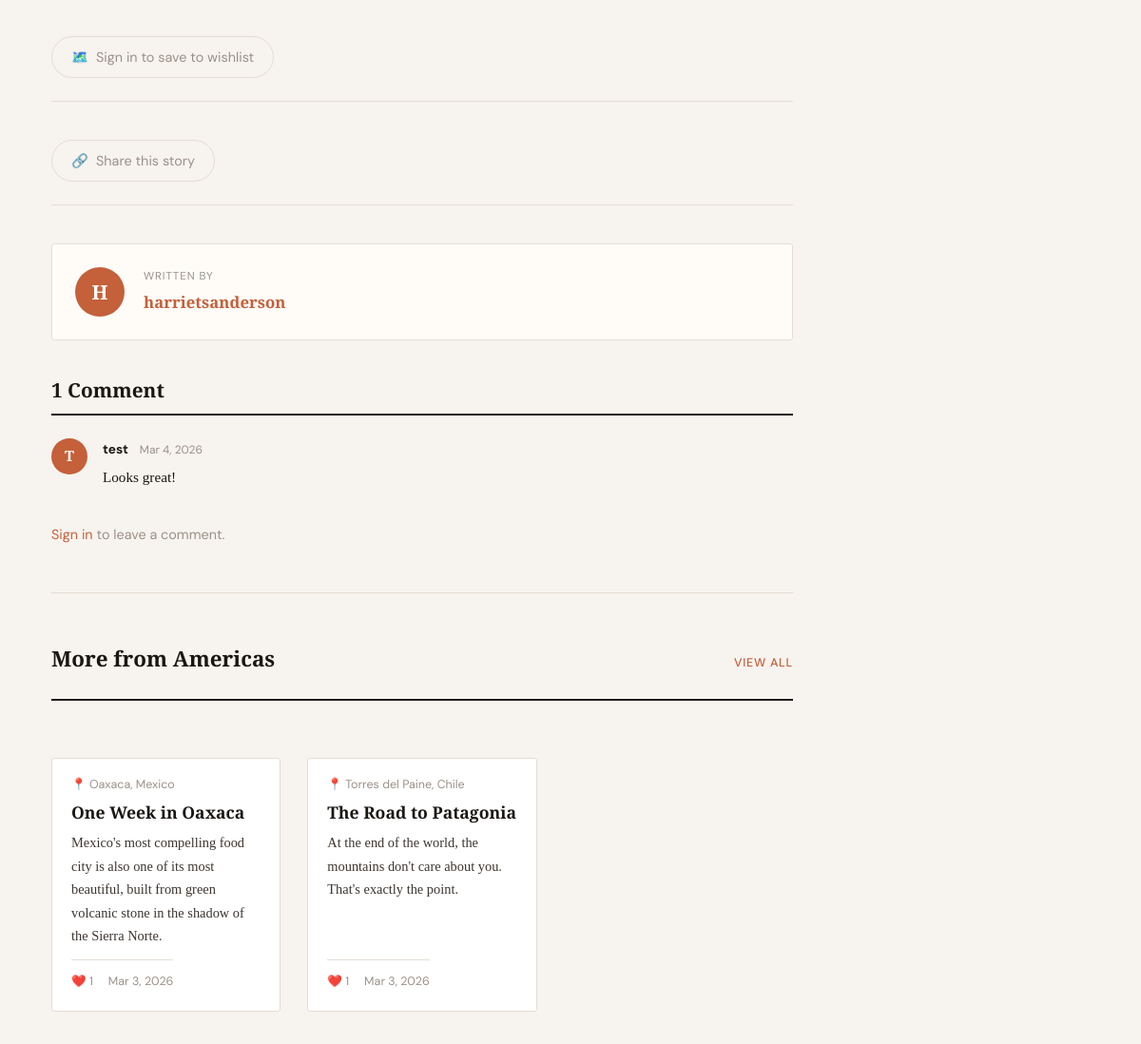
/posts/lost-in-the-jungles-of-palenque/ (middle part), run on an earlier commit of the app's database.
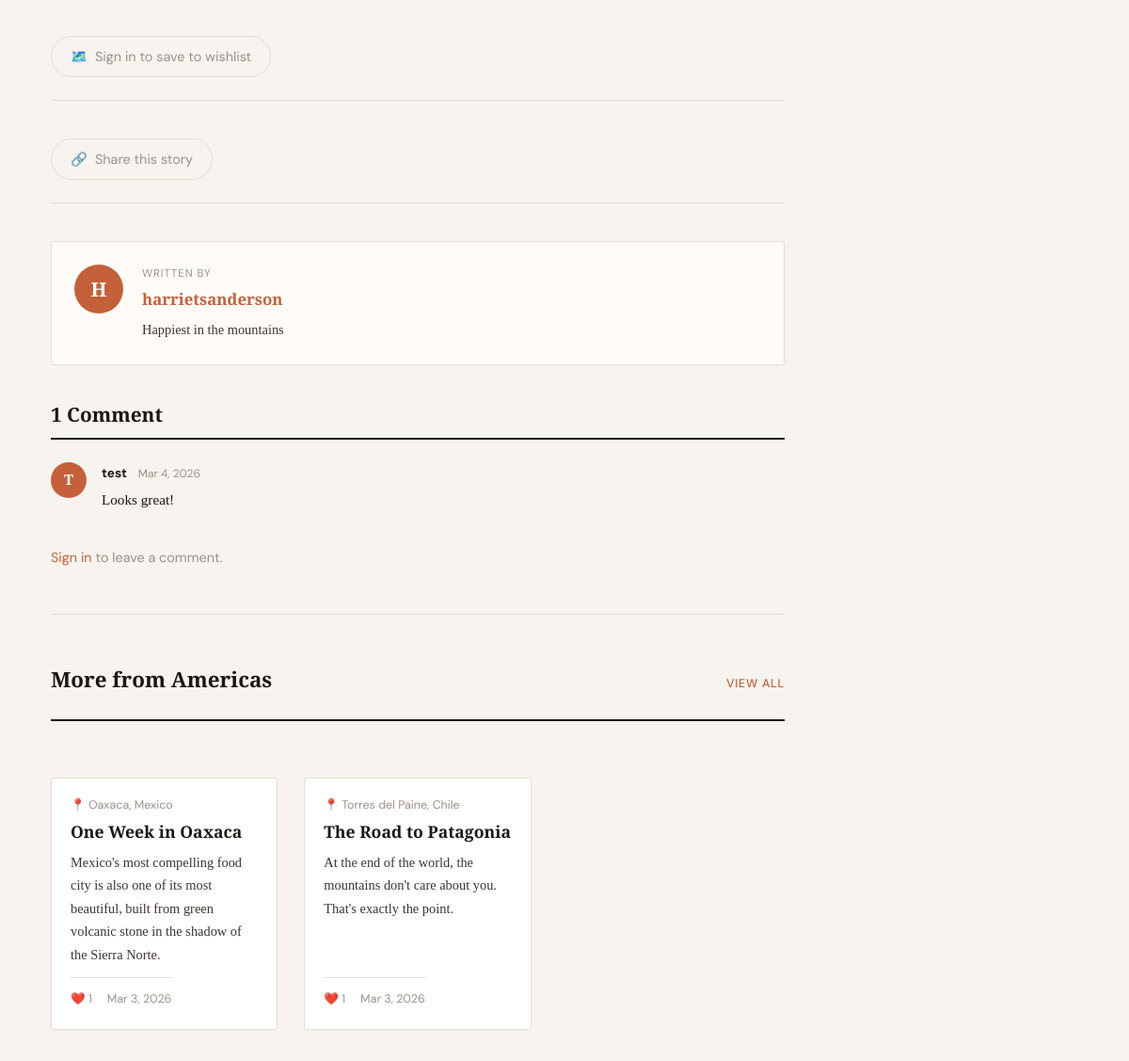
And on a later commit of the database.
### blog/models.py (models this page shows, shortened)
class Post(models.Model):
    STATUS_DRAFT = 'draft'
    STATUS_PUBLISHED = 'published'
    STATUS_CHOICES = [
        (STATUS_DRAFT, 'Draft'),
        (STATUS_PUBLISHED, 'Published'),
    ]
    title = models.CharField(max_length=200)
    slug = models.SlugField(max_length=200, unique=True, blank=True)
    author = models.ForeignKey(User, on_delete=models.CASCADE, related_name='posts')
    category = models.ForeignKey(Category, on_delete=models.SET_NULL, null=True, blank=True, related_name='posts')
    destination = models.CharField(max_length=100)
    excerpt = models.TextField(max_length=300)
    content = models.TextField()
    status = models.CharField(max_length=10, choices=STATUS_CHOICES, default=STATUS_DRAFT)
    created_at = models.DateTimeField(auto_now_add=True)
    featured = models.BooleanField(default=False)
    cover_image = models.URLField(blank=True)
    view_count = models.PositiveIntegerField(default=0)
    class Meta:
        ordering = ['-created_at']
    def save(self, *args, **kwargs):
        if not self.slug:
            self.slug = slugify(self.title)
        super().save(*args, **kwargs)
    def get_absolute_url(self):
        return reverse('blog:post_detail', kwargs={'slug': self.slug})
    @property
    def like_count(self):
        return self.likes.count()
    @property
    def comment_count(self):
        return self.comments.filter(approved=True).count()
    def is_liked_by(self, user):
        if user.is_authenticated:
            return self.likes.filter(user=user).exists()
        return False
    def is_wishlisted_by(self, user):
        if user.is_authenticated:
            return self.wishlists.filter(user=user).exists()
        return False

class Category(models.Model):
    name = models.CharField(max_length=100, unique=True)
    slug = models.SlugField(max_length=100, unique=True, blank=True)
    class Meta:
        verbose_name_plural = 'categories'
    def get_absolute_url(self):
        return reverse('blog:category_detail', kwargs={'slug': self.slug})

class UserProfile(models.Model):
    user = models.OneToOneField(User, on_delete=models.CASCADE, related_name='profile')
    bio = models.TextField(max_length=500, blank=True)
    location = models.CharField(max_length=100, blank=True)
    favourite_destination = models.CharField(max_length=100, blank=True)
    instagram = models.CharField(max_length=100, blank=True)
    avatar = models.ImageField(upload_to='avatars/', blank=True, null=True)

### blog/views.py (the view, shortened to what this page needs)
# urls.py: path('posts/<slug:slug>/', views.post_detail, name='post_detail'),
def post_detail(request, slug):
    post = get_object_or_404(Post, slug=slug, status=Post.STATUS_PUBLISHED)
    post.view_count += 1
    post.save(update_fields=['view_count'])
    comments = post.comments.filter(approved=True, parent=None)
    comment_form = CommentForm()
    user_has_liked = post.is_liked_by(request.user)
    user_has_wishlisted = post.is_wishlisted_by(request.user)
    related_posts = Post.objects.filter(
    status=Post.STATUS_PUBLISHED,
    category=post.category
    ).exclude(pk=post.pk)[:3]
    context = {
        'post': post,
        'comments': comments,
        'comment_form': comment_form,
        'user_has_liked': user_has_liked,
        'user_has_wishlisted': user_has_wishlisted,
        'related_posts': related_posts,
    }
    return render(request, 'blog/post_detail.html', context)

### templates/blog/post_detail.html (shortened to what this page needs)
{% extends 'base.html' %}
{% block content %}
<div class="container px-4">
  <div class="post-body-wrap">
    <div class="like-wrap" style="border-top: none; padding-top: 0;">
      {% if user.is_authenticated %}
        <button
          id="wishlist-btn"
          class="like-btn {% if user_has_wishlisted %}like-btn--liked{% endif %}"
          data-url="{% url 'blog:toggle_wishlist' slug=post.slug %}">
          <span>🗺️</span>
          <span id="wishlist-text">{% if user_has_wishlisted %}Saved to Wishlist{% else %}Add to Wishlist{% endif %}</span>
        </button>
      {% else %}
        <a href="{% url 'login' %}" class="like-btn like-btn--guest">
          🗺️ <span>Sign in to save to wishlist</span>
        </a>
      {% endif %}
    </div>
    <div class="like-wrap" style="border-top: none; padding-top: 0;">
      <button id="share-btn" class="like-btn">
        <span>🔗</span>
        <span id="share-text">Share this story</span>
      </button>
    </div>
    <div class="author-card">
      <div class="author-avatar">{{ post.author.username|first|upper }}</div>
      <div class="author-info">
        <p class="author-label">Written by</p>
        <a href="{% url 'accounts:profile' username=post.author.username %}" class="author-name">
          {{ post.author.username }}
        </a>
        {% if post.author.profile.bio %}
          <p class="author-bio">{{ post.author.profile.bio }}</p>
        {% endif %}
      </div>
    </div>
    <section class="comments-section" id="comments">
      <h2 class="comments-title">{{ post.comment_count }} Comment{{ post.comment_count|pluralize }}</h2>
      {% if comments %}
        <div class="comments-list">
          {% for comment in comments %}
          <div class="comment" id="comment-{{ comment.pk }}">
            <div class="comment-avatar">{{ comment.author.username|first|upper }}</div>
            <div class="comment-body">
              <div class="comment-header">
                <strong class="comment-author">{{ comment.author.username }}</strong>
                <time class="comment-time">{{ comment.created_at|date:"M j, Y" }}</time>
              </div>
              <p class="comment-text">{{ comment.body }}</p>
            </div>
          </div>
          {% endfor %}
        </div>
      {% else %}
        <p class="no-comments">No comments yet — be the first to share your thoughts.</p>
      {% endif %}
      {% if user.is_authenticated %}
        <div class="comment-form-wrap">
          <h3 class="comment-form-title">Leave a Comment</h3>
          <form method="post" action="{{ request.path }}#comments">
            {% csrf_token %}
            {{ comment_form.body }}
            {% if comment_form.body.errors %}
              <div class="text-danger small mt-1">{{ comment_form.body.errors }}</div>
            {% endif %}
            <button type="submit" class="btn-primary mt-3">Post Comment</button>
          </form>
        </div>
      {% else %}
        <p class="comment-login-prompt">
          <a href="{% url 'login' %}?next={{ request.path }}">Sign in</a> to leave a comment.
        </p>
      {% endif %}
    </section>
    {% if related_posts %}
<section class="related-posts">
  <div class="section-header">
    <h2 class="section-title">More from {{ post.category.name }}</h2>
    <a href="{% url 'blog:post_list' %}?category={{ post.category.slug }}" class="section-link">View all</a>
  </div>
  <div class="stories-grid">
    {% for related in related_posts %}
    <article class="story-card">
      <a href="{{ related.get_absolute_url }}">
        <div class="story-card-body">
          <p class="story-dest">📍 {{ related.destination }}</p>
          <h3 class="story-title">{{ related.title }}</h3>
          <p class="story-excerpt">{{ related.excerpt }}</p>
          <div class="story-meta">
            <span>❤️ {{ related.like_count }}</span>
            <time>{{ related.created_at|date:"M j, Y" }}</time>
          </div>
        </div>
      </a>
    </article>
    {% endfor %}
  </div>
</section>
{% endif %}
  </div>
</div>
{% endblock %}

What changed in the data, as far as the page shows it:
changed through a linked row, Post "Americas": author.profile.bio (not shown) → "Happiest in the mountains"
